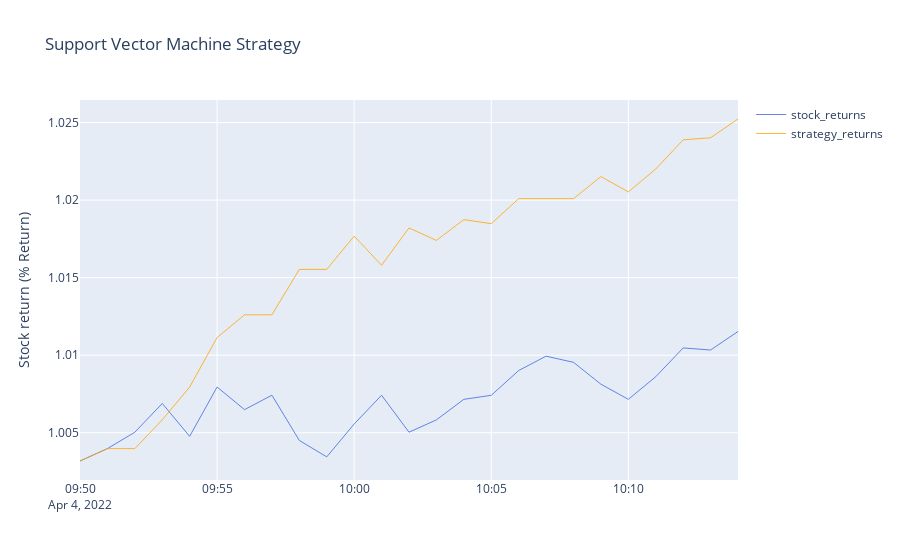

Write notebook code for a chart like this one.
### Code cell
# Data manipulation libraries
import pandas as pd
import numpy as np

# Machine learning libraries
from sklearn.svm import SVC
from sklearn.preprocessing import StandardScaler
from sklearn.model_selection import RandomizedSearchCV
from sklearn.model_selection import TimeSeriesSplit
from sklearn.pipeline import Pipeline
from sklearn.metrics import confusion_matrix
from sklearn.metrics import classification_report

# Technical indicator library
import talib as ta

# Data import library
import yfinance as yf

# Plotting libraries
import matplotlib.pyplot as plt
import seaborn as sns
from matplotlib.dates import DateFormatter
import matplotlib.dates as mdates
import plotly.graph_objs as go

#Download live data
df = yf.download('SOXL',period = '1d', interval = '1m')
 
#Set up traces
#fig.add_trace(go.Candlestick(x=df.index,
#                open=df['Open'],
#3                high=df['High'],
#                low=df['Low'],
#                close=df['Close'], name = 'market data'))

# Add titles
#fig.update_layout(
#    title='TLRY price',
#    yaxis_title='Stock Price (USD per Shares)')

# X-Axes
#fig.update_xaxes(
#    rangeslider_visible=True,
#    rangeselector=dict(
#        buttons=list([
#            dict(count=1, label="30m", step="minute", stepmode="backward"),
 #           dict(count=6, label="90m", step="minute", stepmode="backward"),
 #           dict(count=1, label="HTD", step="hour", stepmode="todate"),
 #           dict(step="all")
 #       ])
 #   )
#)

#Show
#fig.show()


# Drop the rows with zero volume traded
df = df.drop(df[df['Volume'] == 0].index)

# Create a variable n with a value of 10
n = 10
# Create a column by name, RSI and assign the calculation of RSI to it
df['RSI'] = ta.RSI(np.array(df['Close'].shift(1)), timeperiod=n)
df

# Create a column by name, SMA and assign the SMA calculation to it
df['SMA'] = df['Close'].shift(1).rolling(window=n).mean()

# Create a column by name, Corr and assign the calculation of correlation to it
df['Corr'] = df['Close'].shift(1).rolling(window=n).corr(df['SMA'].shift(1))

# Create a column by name, SAR and assign the SAR calculation to it
df['SAR'] = ta.SAR(np.array(df['High'].shift(1)), np.array(df['Low'].shift(1)),
                   0.2, 0.2)

# Create a column by name, ADX and assign the ADX calculation to it
df['ADX'] = ta.ADX(np.array(df['High'].shift(1)), np.array(df['Low'].shift(1)),
                   np.array(df['Open']), timeperiod=n)

# Create columns high, low and close with previous minute's OHLC data
df['Prev_High'] = df['High'].shift(1)
df['Prev_Low'] = df['Low'].shift(1)
df['Prev_Close'] = df['Close'].shift(1)

# Create columns 'OO' with the difference between the current minute's open and last minute's open
df['OO'] = df['Open']-df['Open'].shift(1)

# Create columns 'OC' with the difference between the current minute's open and last minute's close
df['OC'] = df['Open']-df['Prev_Close']

# Create a column 'Ret' with the calculation of returns
df['Ret'] = (df['Open'].shift(-1)-df['Open'])/df['Open']

# Create n columns and assign
for i in range(1, n):
    df['return%i' % i] = df['Ret'].shift(i)
    
# Change the value of 'Corr' to -1 if it is less than -1
df.loc[df['Corr'] < -1, 'Corr'] = -1

# Change the value of 'Corr' to 1 if it is greater than 1
df.loc[df['Corr'] > 1, 'Corr'] = 1

# Drop the NaN values
df = df.dropna()

# Create a variable split that stores 80% of the length of the dataframe
t = .8
split = int(t*len(df))
split

# Ignore warnings
import warnings
warnings.filterwarnings("ignore")

# Create a column by name, 'Signal' and initialize with 0
df['Signal'] = 0

# Assign a value of 1 to 'Signal' column for the quantile with the highest returns
df.loc[df['Ret'] > df['Ret'][:split].quantile(q=0.66), 'Signal'] = 1

# Assign a value of -1 to 'Signal' column for the quantile with the lowest returns
df.loc[df['Ret'] < df['Ret'][:split].quantile(q=0.34), 'Signal'] = -1

# Use drop method to drop the columns
X = df.drop(['Close', 'Signal', 'High',
             'Low', 'Volume', 'Ret'], axis=1)

# Create a variable which contains all the 'Signal' values
y = df['Signal']

# Test variables for 'c' and 'g'
c = [10, 100, 1000, 10000]
g = [1e-2, 1e-1, 1e0]

# Intialise the parameters
parameters = {'svc__C': c,
              'svc__gamma': g,
              'svc__kernel': ['rbf']
              }

# Create the 'steps' variable with the pipeline functions
steps = [('scaler', StandardScaler()), ('svc', SVC())]

# Pass the 'steps' to the Pipeline function
pipeline = Pipeline(steps)

# Call the RandomizedSearchCV function and pass the parameters
rcv = RandomizedSearchCV(pipeline, parameters, cv=TimeSeriesSplit(n_splits=2))

# Call the 'fit' method of rcv and pass the train data to it
rcv.fit(X.iloc[:split], y.iloc[:split])

# Call the 'best_params_' method to obtain the best parameters of C
best_C = rcv.best_params_['svc__C']

# Call the 'best_params_' method to obtain the best parameters of kernel
best_kernel = rcv.best_params_['svc__kernel']

# Call the 'best_params_' method to obtain the best parameters of gamma
best_gamma = rcv.best_params_['svc__gamma']

# Create a new SVC classifier
cls = SVC(C=best_C, kernel=best_kernel, gamma=best_gamma)

# Instantiate the StandardScaler
ss1 = StandardScaler()

# Pass the scaled train data to the SVC classifier
cls.fit(ss1.fit_transform(X.iloc[:split]), y.iloc[:split])

# Pass the test data to the predict function and store the values into 'y_predict'
y_predict = cls.predict(ss1.transform(X.iloc[split:]))

# Initiate a column by name, 'Pred_Signal' and assign 0 to it
df['Pred_Signal'] = 0

# Save the predicted values for the train data
df.iloc[:split, df.columns.get_loc('Pred_Signal')] = pd.Series(
    cls.predict(ss1.transform(X.iloc[:split])).tolist())

# Save the predicted values for the test data
df.iloc[split:, df.columns.get_loc('Pred_Signal')] = y_predict

# Calculate strategy returns and store them in 'Ret1' column
df['Ret1'] = df['Ret']*df['Pred_Signal']

# Calculate the confusion matrix
cm = confusion_matrix(y[split:], y_predict)
cm

# Calculate the classification report
cr = classification_report(y[split:], y_predict)
print(cr)

#declare figure
fig = go.Figure()

#Set up traces
fig.add_trace(go.Scatter(x=df.index, y= (df['Ret'][split:]+1).cumprod(),line=dict(color='royalblue', width=.8), name = 'stock_returns'))
fig.add_trace(go.Scatter(x=df.index, y= (df['Ret1'][split:]+1).cumprod(),line=dict(color='orange', width=.8), name = 'strategy_returns'))

# Add titles
fig.update_layout(
    title='Support Vector Machine Strategy',
    yaxis_title='Stock return (% Return)')

fig.show()

### Figure 1 — Plotly figure (JSON) as saved in the notebook; plotly's stock layout.template omitted (floating-point values rounded to 4 significant figures)
{"data": [{"line": {"color": "royalblue", "width": 0.8}, "name": "stock_returns", "type": "scatter", "x": ["2022-04-04T09:50:00-04:00", "2022-04-04T09:51:00-04:00", "2022-04-04T09:52:00-04:00", "2022-04-04T09:53:00-04:00", "2022-04-04T09:54:00-04:00", "2022-04-04T09:55:00-04:00", "2022-04-04T09:56:00-04:00", "2022-04-04T09:57:00-04:00", "2022-04-04T09:58:00-04:00", "2022-04-04T09:59:00-04:00", "2022-04-04T10:00:00-04:00", "2022-04-04T10:01:00-04:00", "2022-04-04T10:02:00-04:00", "2022-04-04T10:03:00-04:00", "2022-04-04T10:04:00-04:00", "2022-04-04T10:05:00-04:00", "2022-04-04T10:06:00-04:00", "2022-04-04T10:07:00-04:00", "2022-04-04T10:08:00-04:00", "2022-04-04T10:09:00-04:00", "2022-04-04T10:10:00-04:00", "2022-04-04T10:11:00-04:00", "2022-04-04T10:12:00-04:00", "2022-04-04T10:13:00-04:00", "2022-04-04T10:14:00-04:00", "2022-04-04T10:15:00-04:00", "2022-04-04T10:16:00-04:00", "2022-04-04T10:17:00-04:00", "2022-04-04T10:18:00-04:00", "2022-04-04T10:19:00-04:00", "2022-04-04T10:20:00-04:00", "2022-04-04T10:21:00-04:00", "2022-04-04T10:22:00-04:00", "2022-04-04T10:23:00-04:00", "2022-04-04T10:24:00-04:00", "2022-04-04T10:25:00-04:00", "2022-04-04T10:26:00-04:00", "2022-04-04T10:27:00-04:00", "2022-04-04T10:28:00-04:00", "2022-04-04T10:29:00-04:00", "2022-04-04T10:30:00-04:00", "2022-04-04T10:31:00-04:00", "2022-04-04T10:32:00-04:00", "2022-04-04T10:33:00-04:00", "2022-04-04T10:34:00-04:00", "2022-04-04T10:35:00-04:00", "2022-04-04T10:36:00-04:00", "2022-04-04T10:37:00-04:00", "2022-04-04T10:38:00-04:00", "2022-04-04T10:39:00-04:00", "2022-04-04T10:40:00-04:00", "2022-04-04T10:41:00-04:00", "2022-04-04T10:42:00-04:00", "2022-04-04T10:43:00-04:00", "2022-04-04T10:44:00-04:00", "2022-04-04T10:45:00-04:00", "2022-04-04T10:46:00-04:00", "2022-04-04T10:47:00-04:00", "2022-04-04T10:48:00-04:00", "2022-04-04T10:49:00-04:00", "2022-04-04T10:50:00-04:00", "2022-04-04T10:51:00-04:00", "2022-04-04T10:52:00-04:00", "2022-04-04T10:53:00-04:00", "2022-04-04T10:54:00-04:00", "2022-04-04T10:55:00-04:00", "2022-04-04T10:56:00-04:00", "2022-04-04T10:57:00-04:00", "2022-04-04T10:58:00-04:00", "2022-04-04T10:59:00-04:00", "2022-04-04T11:00:00-04:00", "2022-04-04T11:01:00-04:00", "2022-04-04T11:02:00-04:00", "2022-04-04T11:03:00-04:00", "2022-04-04T11:04:00-04:00", "2022-04-04T11:05:00-04:00", "2022-04-04T11:06:00-04:00", "2022-04-04T11:07:00-04:00", "2022-04-04T11:08:00-04:00", "2022-04-04T11:09:00-04:00", "2022-04-04T11:10:00-04:00", "2022-04-04T11:11:00-04:00", "2022-04-04T11:12:00-04:00", "2022-04-04T11:13:00-04:00", "2022-04-04T11:14:00-04:00", "2022-04-04T11:15:00-04:00", "2022-04-04T11:16:00-04:00", "2022-04-04T11:17:00-04:00", "2022-04-04T11:18:00-04:00", "2022-04-04T11:19:00-04:00", "2022-04-04T11:20:00-04:00", "2022-04-04T11:21:00-04:00", "2022-04-04T11:22:00-04:00", "2022-04-04T11:23:00-04:00", "2022-04-04T11:24:00-04:00", "2022-04-04T11:25:00-04:00", "2022-04-04T11:26:00-04:00", "2022-04-04T11:27:00-04:00", "2022-04-04T11:28:00-04:00", "2022-04-04T11:29:00-04:00", "2022-04-04T11:30:00-04:00", "2022-04-04T11:31:00-04:00", "2022-04-04T11:32:00-04:00", "2022-04-04T11:33:00-04:00", "2022-04-04T11:34:00-04:00", "2022-04-04T11:35:00-04:00", "2022-04-04T11:36:00-04:00", "2022-04-04T11:37:00-04:00", "2022-04-04T11:38:00-04:00", "2022-04-04T11:39:00-04:00", "2022-04-04T11:40:00-04:00", "2022-04-04T11:42:00-04:00", "2022-04-04T11:43:00-04:00", "2022-04-04T11:44:00-04:00", "2022-04-04T11:45:00-04:00", "2022-04-04T11:46:00-04:00", "2022-04-04T11:47:00-04:00", "2022-04-04T11:48:00-04:00", "2022-04-04T11:49:00-04:00", "2022-04-04T11:50:00-04:00", "2022-04-04T11:51:00-04:00", "2022-04-04T11:52:00-04:00", "2022-04-04T11:53:00-04:00", "2022-04-04T11:54:00-04:00"], "y": [1.003, 1.004, 1.005, 1.007, 1.005, 1.008, 1.006, 1.007, 1.005, 1.003, 1.006, 1.007, 1.005, 1.006, 1.007, 1.007, 1.009, 1.01, 1.01, 1.008, 1.007, 1.009, 1.01, 1.01, 1.012]}, {"line": {"color": "orange", "width": 0.8}, "name": "strategy_returns", "type": "scatter", "x": ["2022-04-04T09:50:00-04:00", "2022-04-04T09:51:00-04:00", "2022-04-04T09:52:00-04:00", "2022-04-04T09:53:00-04:00", "2022-04-04T09:54:00-04:00", "2022-04-04T09:55:00-04:00", "2022-04-04T09:56:00-04:00", "2022-04-04T09:57:00-04:00", "2022-04-04T09:58:00-04:00", "2022-04-04T09:59:00-04:00", "2022-04-04T10:00:00-04:00", "2022-04-04T10:01:00-04:00", "2022-04-04T10:02:00-04:00", "2022-04-04T10:03:00-04:00", "2022-04-04T10:04:00-04:00", "2022-04-04T10:05:00-04:00", "2022-04-04T10:06:00-04:00", "2022-04-04T10:07:00-04:00", "2022-04-04T10:08:00-04:00", "2022-04-04T10:09:00-04:00", "2022-04-04T10:10:00-04:00", "2022-04-04T10:11:00-04:00", "2022-04-04T10:12:00-04:00", "2022-04-04T10:13:00-04:00", "2022-04-04T10:14:00-04:00", "2022-04-04T10:15:00-04:00", "2022-04-04T10:16:00-04:00", "2022-04-04T10:17:00-04:00", "2022-04-04T10:18:00-04:00", "2022-04-04T10:19:00-04:00", "2022-04-04T10:20:00-04:00", "2022-04-04T10:21:00-04:00", "2022-04-04T10:22:00-04:00", "2022-04-04T10:23:00-04:00", "2022-04-04T10:24:00-04:00", "2022-04-04T10:25:00-04:00", "2022-04-04T10:26:00-04:00", "2022-04-04T10:27:00-04:00", "2022-04-04T10:28:00-04:00", "2022-04-04T10:29:00-04:00", "2022-04-04T10:30:00-04:00", "2022-04-04T10:31:00-04:00", "2022-04-04T10:32:00-04:00", "2022-04-04T10:33:00-04:00", "2022-04-04T10:34:00-04:00", "2022-04-04T10:35:00-04:00", "2022-04-04T10:36:00-04:00", "2022-04-04T10:37:00-04:00", "2022-04-04T10:38:00-04:00", "2022-04-04T10:39:00-04:00", "2022-04-04T10:40:00-04:00", "2022-04-04T10:41:00-04:00", "2022-04-04T10:42:00-04:00", "2022-04-04T10:43:00-04:00", "2022-04-04T10:44:00-04:00", "2022-04-04T10:45:00-04:00", "2022-04-04T10:46:00-04:00", "2022-04-04T10:47:00-04:00", "2022-04-04T10:48:00-04:00", "2022-04-04T10:49:00-04:00", "2022-04-04T10:50:00-04:00", "2022-04-04T10:51:00-04:00", "2022-04-04T10:52:00-04:00", "2022-04-04T10:53:00-04:00", "2022-04-04T10:54:00-04:00", "2022-04-04T10:55:00-04:00", "2022-04-04T10:56:00-04:00", "2022-04-04T10:57:00-04:00", "2022-04-04T10:58:00-04:00", "2022-04-04T10:59:00-04:00", "2022-04-04T11:00:00-04:00", "2022-04-04T11:01:00-04:00", "2022-04-04T11:02:00-04:00", "2022-04-04T11:03:00-04:00", "2022-04-04T11:04:00-04:00", "2022-04-04T11:05:00-04:00", "2022-04-04T11:06:00-04:00", "2022-04-04T11:07:00-04:00", "2022-04-04T11:08:00-04:00", "2022-04-04T11:09:00-04:00", "2022-04-04T11:10:00-04:00", "2022-04-04T11:11:00-04:00", "2022-04-04T11:12:00-04:00", "2022-04-04T11:13:00-04:00", "2022-04-04T11:14:00-04:00", "2022-04-04T11:15:00-04:00", "2022-04-04T11:16:00-04:00", "2022-04-04T11:17:00-04:00", "2022-04-04T11:18:00-04:00", "2022-04-04T11:19:00-04:00", "2022-04-04T11:20:00-04:00", "2022-04-04T11:21:00-04:00", "2022-04-04T11:22:00-04:00", "2022-04-04T11:23:00-04:00", "2022-04-04T11:24:00-04:00", "2022-04-04T11:25:00-04:00", "2022-04-04T11:26:00-04:00", "2022-04-04T11:27:00-04:00", "2022-04-04T11:28:00-04:00", "2022-04-04T11:29:00-04:00", "2022-04-04T11:30:00-04:00", "2022-04-04T11:31:00-04:00", "2022-04-04T11:32:00-04:00", "2022-04-04T11:33:00-04:00", "2022-04-04T11:34:00-04:00", "2022-04-04T11:35:00-04:00", "2022-04-04T11:36:00-04:00", "2022-04-04T11:37:00-04:00", "2022-04-04T11:38:00-04:00", "2022-04-04T11:39:00-04:00", "2022-04-04T11:40:00-04:00", "2022-04-04T11:42:00-04:00", "2022-04-04T11:43:00-04:00", "2022-04-04T11:44:00-04:00", "2022-04-04T11:45:00-04:00", "2022-04-04T11:46:00-04:00", "2022-04-04T11:47:00-04:00", "2022-04-04T11:48:00-04:00", "2022-04-04T11:49:00-04:00", "2022-04-04T11:50:00-04:00", "2022-04-04T11:51:00-04:00", "2022-04-04T11:52:00-04:00", "2022-04-04T11:53:00-04:00", "2022-04-04T11:54:00-04:00"], "y": [1.003, 1.004, 1.004, 1.006, 1.008, 1.011, 1.013, 1.013, 1.016, 1.016, 1.018, 1.016, 1.018, 1.017, 1.019, 1.018, 1.02, 1.02, 1.02, 1.022, 1.021, 1.022, 1.024, 1.024, 1.025]}], "layout": {"title": {"text": "Support Vector Machine Strategy"}, "yaxis": {"title": {"text": "Stock return (% Return)"}}}}
